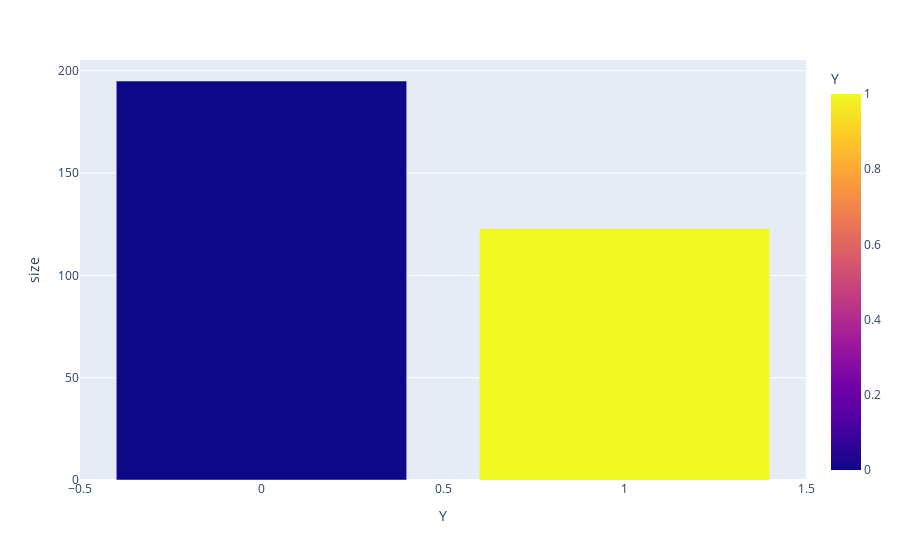

Write notebook code for a chart like this one.
### Code cell
# create scneariodf2 => bar < 1 and age < 25
scenariodf2 =  barcoupon.query("Bar < 1").query("age < 25 ")

scenariodf2 = scenariodf2.groupby('Y').size().reset_index(name='size')

fig = px.bar(scenariodf2, x='Y', y='size',color='Y')
fig.show()

### Figure 1 — Plotly figure (JSON) as saved in the notebook; plotly's stock layout.template omitted (floating-point values rounded to 4 significant figures)
{"data": [{"alignmentgroup": "True", "hovertemplate": "Y=%{marker.color}<br>size=%{y}<extra></extra>", "legendgroup": "", "marker": {"color": [0, 1], "coloraxis": "coloraxis", "pattern": {"shape": ""}}, "name": "", "offsetgroup": "", "orientation": "v", "showlegend": false, "textposition": "auto", "type": "bar", "x": [0, 1], "xaxis": "x", "y": [195, 123], "yaxis": "y"}], "layout": {"barmode": "relative", "coloraxis": {"colorbar": {"title": {"text": "Y"}}, "colorscale": [[0, "#0d0887"], [0.1111, "#46039f"], [0.2222, "#7201a8"], [0.3333, "#9c179e"], [0.4444, "#bd3786"], [0.5556, "#d8576b"], [0.6667, "#ed7953"], [0.7778, "#fb9f3a"], [0.8889, "#fdca26"], [1, "#f0f921"]]}, "legend": {"tracegroupgap": 0}, "margin": {"t": 60}, "xaxis": {"anchor": "y", "domain": [0, 1], "title": {"text": "Y"}}, "yaxis": {"anchor": "x", "domain": [0, 1], "title": {"text": "size"}}}}
